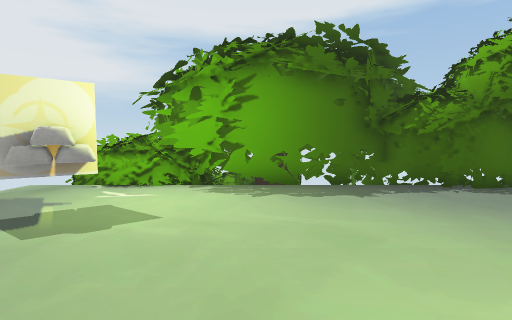
[1] (above)

12 first-person views from a walk through a 3-D level made in the Unity game engine. The camera is 1.3 m above the floor, tilts 4° down and sees 85° across. The floor is counted in squares, 1 m on a side. Each view is taken from the middle of a square. On the plan, view 1 faces up. The plan holds only what a view shows up to about 13 squares ahead; the rest is blank. The place goes on beyond the plan. The player character is not drawn. Some surface patterns are stand-ins.

[2]
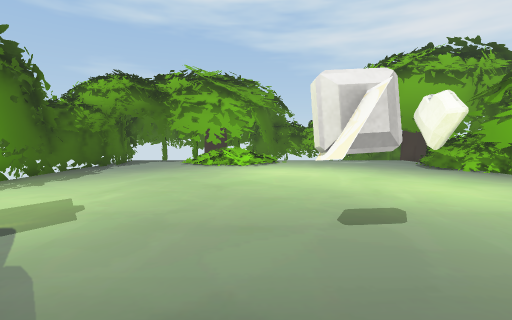

[3]
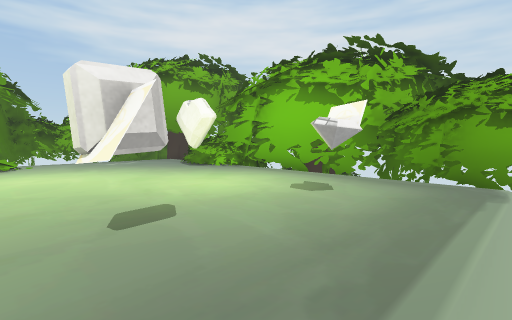

[4]
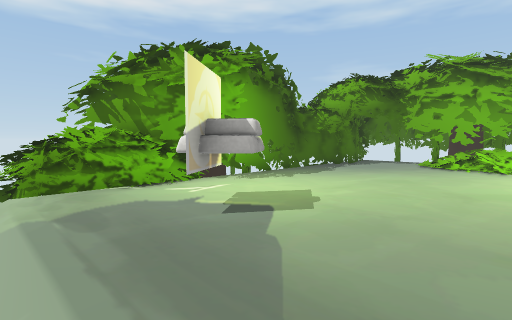

[5]
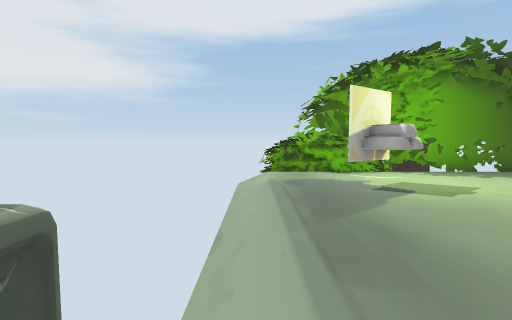

[6]
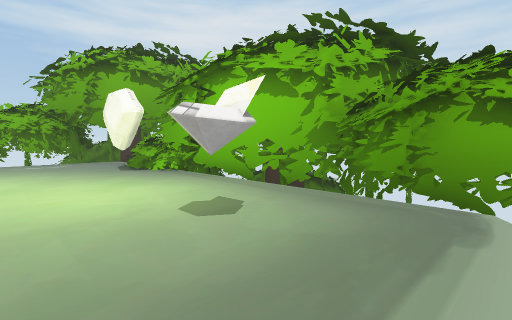

[7]
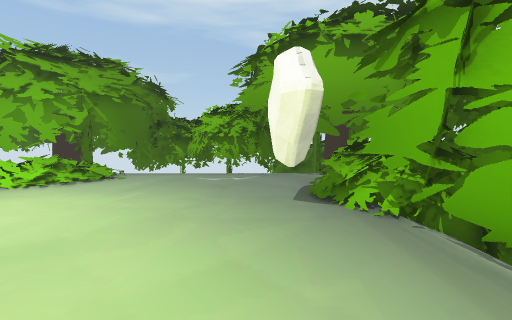

[8]
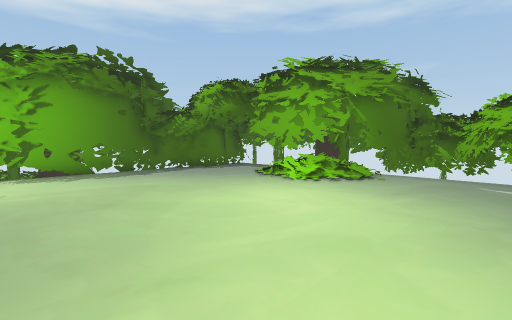

[9]
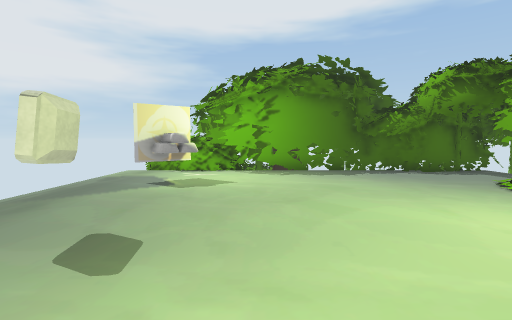

[10]
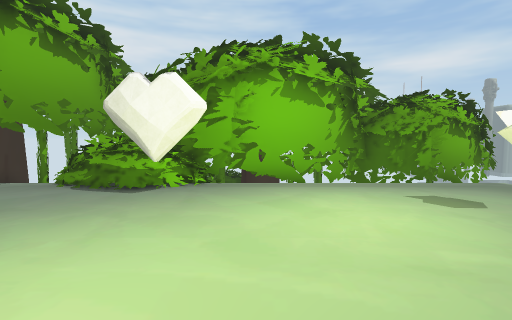

[11]
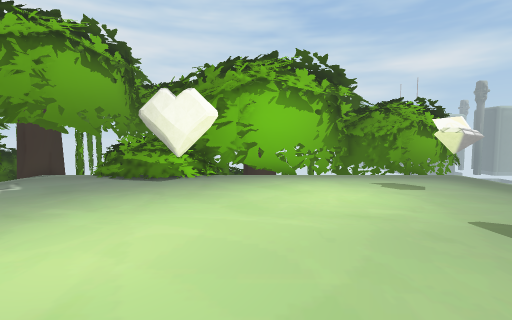

[12]
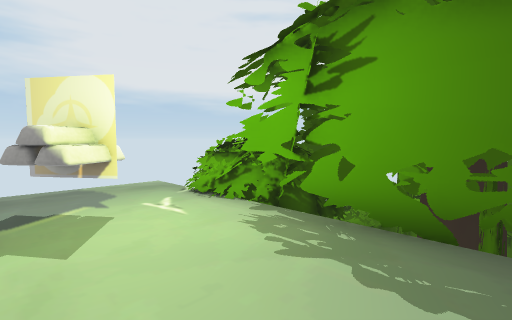

### Floor plan
Key: @ floor where view 1 was taken; # wall or solid block; x gap in a wall; . floor; / step, stairs or slope; = window, fence, low wall or low ledge; ^ raised ledge; v drop or lower ground; G gem; O other object.
Columns run from 8 left of view 1 to 10 right of it. Each row starts with its distance up from view 1.
 10      #
  9   O=^########
  8  //O ####.. ####
  7 v/......... =^##
  6 v/..O..........#
  5 v/.OOO.........#
  4 v/..O........//#
  3 v/.........../O#
  2 v/.........../x##
  1 v/............/ ###
  0 v/..G...@.....=//##
 -1  /............./ .#
 -2  /................#
 -3  /.............. ##
 -4  /..O........... #
 -5  /..........O...#
 -6  /.........O#/..#
 -7  /.... ..####==##
 -8    /#  /#####^ ##
 -9 ##########  #  #

Positions as (right, up) in squares from view 1, and headings:
1: (0, 0), facing up
2: (-7, 1), facing right
3: (-7, 1), facing down-right
4: (-7, 1), facing up-right
5: (-7, -2), facing up
6: (-7, -2), facing down-right
7: (-2, -5), facing right
8: (-2, -4), facing up-right
9: (-1, -4), facing up
10: (1, 1), facing down
11: (1, 3), facing down
12: (2, 4), facing up-left
